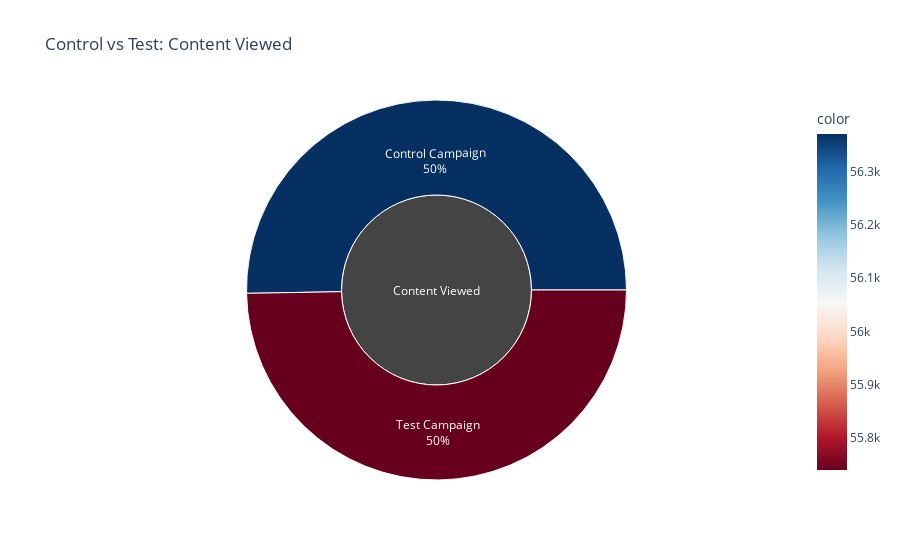

The code cell stored with this chart in its notebook:
### Code cell
fig = px.sunburst(
    names=["Control Campaign", "Test Campaign"],
    parents=["Content Viewed", "Content Viewed"],
    values=[sum(control_data["Content Viewed"]), sum(test_data["Content Viewed"])],
    color=[sum(control_data["Content Viewed"]), sum(test_data["Content Viewed"])],
    color_continuous_scale="RdBu",
    title="Control vs Test: Content Viewed"
)

fig.update_traces(
    hovertemplate="<b>%{label}</b><br>Purchases: %{value}<br>Percentage: %{percentParent:.2%}",
    textinfo="label+percent entry"  # Show both labels and percentages on the chart
)

fig.show()

### Figure 1 — Plotly figure (JSON) as saved in the notebook; plotly's stock layout.template omitted (floating-point values rounded to 4 significant figures)
{"data": [{"domain": {"x": [0, 1], "y": [0, 1]}, "hovertemplate": "<b>%{label}</b><br>Purchases: %{value}<br>Percentage: %{percentParent:.2%}", "labels": ["Control Campaign", "Test Campaign"], "marker": {"coloraxis": "coloraxis", "colors": [56370, 55740]}, "name": "", "parents": ["Content Viewed", "Content Viewed"], "textinfo": "label+percent entry", "type": "sunburst", "values": [56370, 55740]}], "layout": {"coloraxis": {"colorbar": {"title": {"text": "color"}}, "colorscale": [[0, "rgb(103,0,31)"], [0.1, "rgb(178,24,43)"], [0.2, "rgb(214,96,77)"], [0.3, "rgb(244,165,130)"], [0.4, "rgb(253,219,199)"], [0.5, "rgb(247,247,247)"], [0.6, "rgb(209,229,240)"], [0.7, "rgb(146,197,222)"], [0.8, "rgb(67,147,195)"], [0.9, "rgb(33,102,172)"], [1, "rgb(5,48,97)"]]}, "legend": {"tracegroupgap": 0}, "title": {"text": "Control vs Test: Content Viewed"}}}
